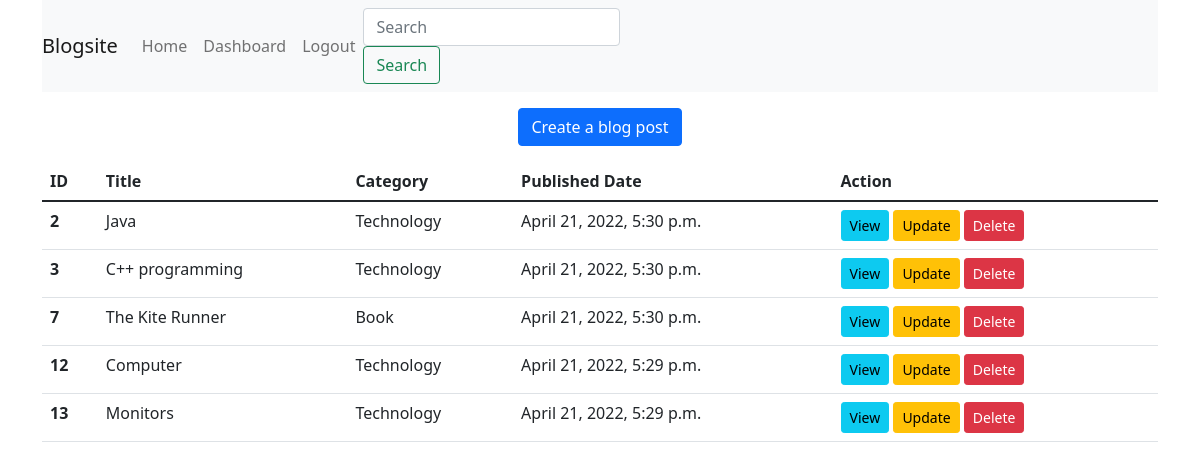
The page /accounts/dashboard/ (signed in) on the database as committed earlier.
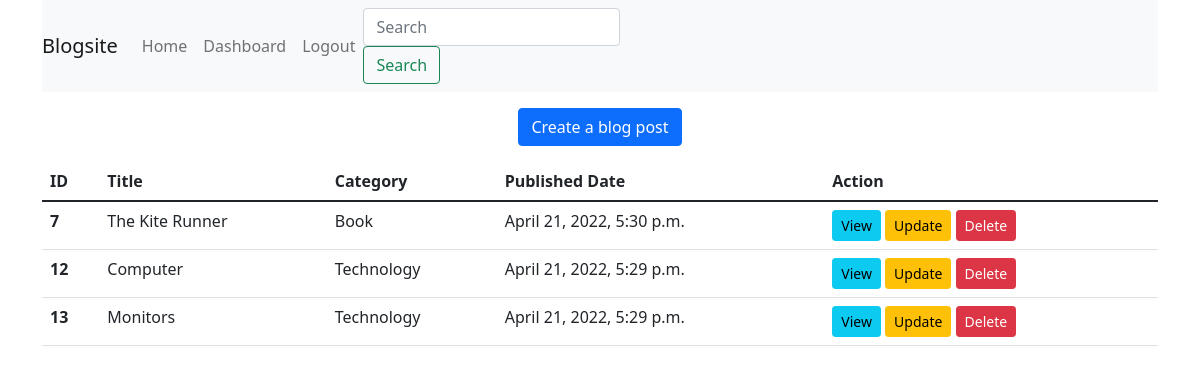
The same page on the database as committed later.
### posts/models.py (models this page shows, shortened)
class Post(models.Model):
    title = models.CharField(max_length=100)
    content = models.TextField()
    published_date = models.DateTimeField(auto_now=True)
    category = models.ForeignKey(Category, on_delete=models.CASCADE, null=True)
    user = models.ForeignKey(User,on_delete=models.CASCADE,null=True,blank=True)
    slug = models.SlugField(null=True, unique=True)

class Category(models.Model):
    name = models.CharField(max_length=100)

### accounts/views.py (the view)
# urls.py: path("dashboard/",views.dashboard,name="dashboard"),
@login_required
def dashboard(request):
    userid = request.user.id
    posts = Post.objects.all().filter(user__id=userid)
    data = {'posts':posts}
    return render(request,'accounts/dashboard.html',data)

### templates/accounts/dashboard.html (shortened to what this page needs)
{%extends 'base.html'%} {%block content%}
<body>
	<div class="container">
		<div class="row">
			<div class="col text-center">
				<a href="{%url 'create'%}" class="btn btn-primary mt-3"
					>Create a blog post</a
				>
				<table class="table mt-3">
					<thead>
						<tr>
							<th scope="col">ID</th>
							<th scope="col">Title</th>
							<th scope="col">Category</th>
							<th scope="col">Published Date</th>
							<th scope="col">Action</th>
						</tr>
					</thead>
					<tbody>
						{%for p in posts%}
						<tr>
							<th scope="row">{{p.id}}</th>
							<td>{{p.title}}</td>
							<td>{{p.category.name}}</td>
							<td>{{p.published_date}}</td>
							<td>
								<a
									href="{%url 'blog_details' p.slug%}"
									class="btn btn-info btn-sm"
									>View</a
								>
								<a href="{%url 'update' p.slug%}" class="btn btn-warning btn-sm"
									>Update</a
								>
								<form
									action="{%url 'delete' p.slug%}"
									method="post"
									class="d-inline"
								>
									<input
										type="submit"
										class="btn btn-danger btn-sm"
										value="Delete"
									/>
								</form>
							</td>
						</tr>
						{%endfor%}
					</tbody>
				</table>
			</div>
		</div>
	</div>
</body>
{%endblock%}

### templates/base.html (shortened to what this page needs)
<link
	href="https://cdn.jsdelivr.net/npm/bootstrap@5.1.3/dist/css/bootstrap.min.css"
	rel="stylesheet"
/>
<!DOCTYPE html>
<html lang="en">
	<head>
	</head>
	<div class="container">
		<nav class="navbar navbar-expand-lg navbar-light bg-light">
			<a class="navbar-brand" href="#">Blogsite</a>
			<div class="collapse navbar-collapse" id="navbarTogglerDemo03">
				<ul class="navbar-nav mr-auto mt-2 mt-lg-0">
					<li class="nav-item active">
						<a class="nav-link" href="{%url 'blogs'%}">Home </a>
					</li>
					{%if request.user.is_authenticated%}
					<li class="nav-item">
						<a class="nav-link" href="{%url 'dashboard'%}">Dashboard</a>
					</li>
					<li class="nav-item">
						<a class="nav-link" href="{%url 'logout'%}">Logout</a>
					</li>
					{%endif%}
				</ul>
				<form class="form-inline my-2 my-lg-0">
					<input
						class="form-control mr-sm-2"
						type="search"
						placeholder="Search"
						aria-label="Search"
						name="keyword"
					/>
					<button class="btn btn-outline-success my-2 my-sm-0" type="submit">
						Search
					</button>
				</form>
			</div>
		</nav>
	</div>
	{%block content%} {%endblock%}
</html>

Rows that differ between the two databases and show on the page:
removed Post: id "2", title "Java", category.name "Technology", published_date "April 21, 2022, 5:30 p.m."
removed Post: id "3", title "C++ programming", category.name "Technology", published_date "April 21, 2022, 5:30 p.m."
